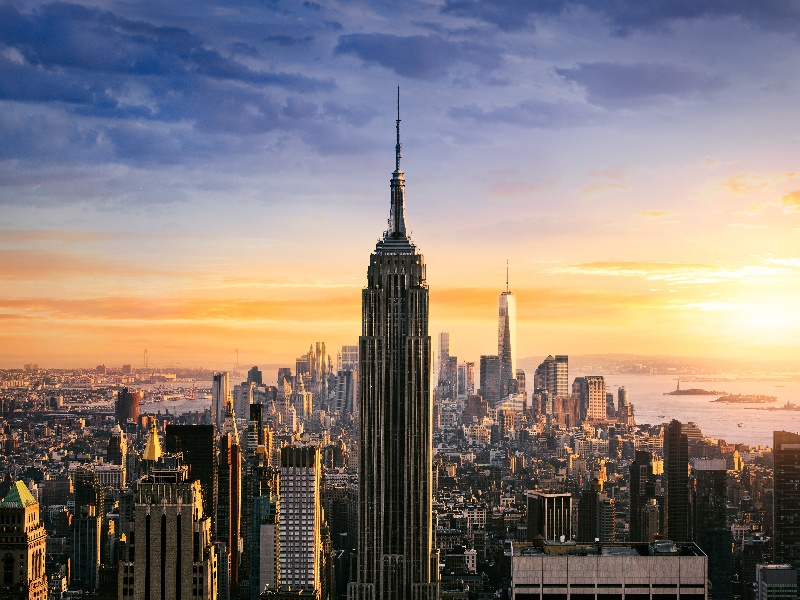
#> input picture Descriptor_Images/images/Empire_state.jpg, 800 x 600 px, found by its file name
$ python sift.py
#> lines starting #> are read from the running program, lines starting #| are printed output that depends on the picture; after the words box and inside, x2 and y2 are one past the last pixel; in counts of white or black regions, pixels touching at a corner belong together
import cv2 as cv

'''Sift detector is a function that detects features and is not affected by the scale
of the image'''

img = cv.imread(r'Descriptor_Images\images\Empire_state.jpg')
#> img is the input picture: shape (600, 800, 3); mean B, G, R 122.1, 125.7, 137.1

# Apply grayscale
gray = cv.cvtColor(img, cv.COLOR_BGR2GRAY)
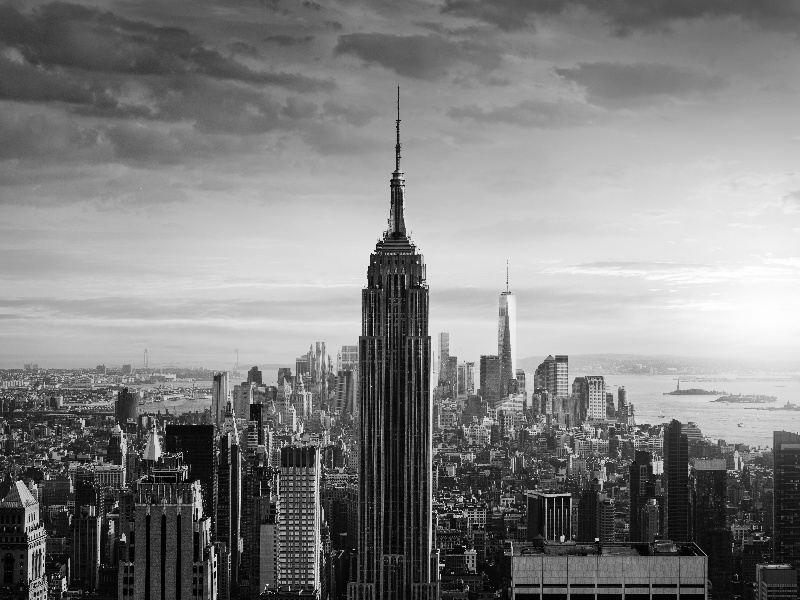
#> gray: shape (600, 800); min 0, max 255, mean 128.7

# Create SIFT detector and compute features and descriptors of the image
sift = cv.SIFT_create()
keypoints, descriptors = sift.detectAndCompute(gray, None)
#> keypoints = 2456 keypoints; strongest (x, y, size): (562, 538, 3.3), (64, 581, 3.3), (375, 253, 1.8), (124, 538, 3.8)

cv.drawKeypoints(img, keypoints, img, (51, 163, 236), cv.DRAW_MATCHES_FLAGS_DRAW_RICH_KEYPOINTS)
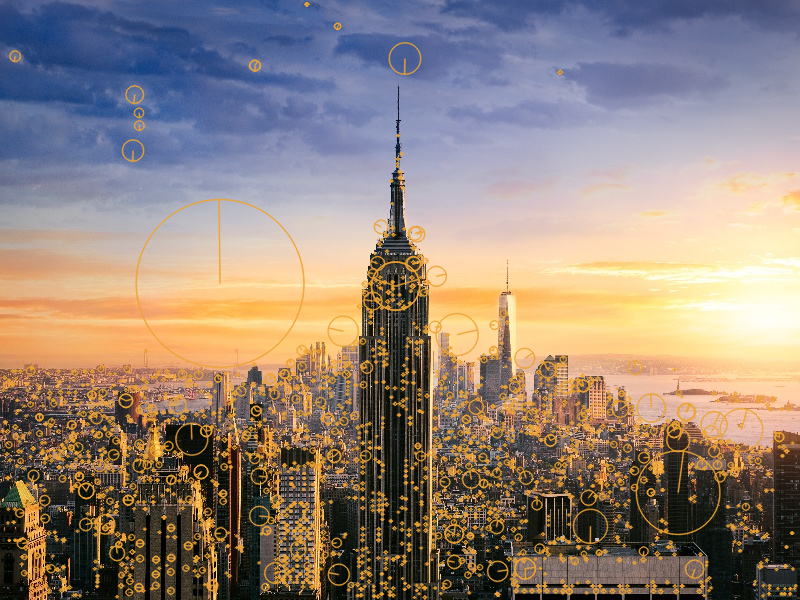
#> img: shape (600, 800, 3); 12.79% of pixels changed, all inside (x1, y1, x2, y2) = (0, 2, 799, 600)

cv.imshow('Sift_keypoints', img)
cv.waitKey()
cv.destroyAllWindows()

$ run again, with Descriptor_Images/images/chess_board.png saved as Descriptor_Images/images/Empire_state.jpg
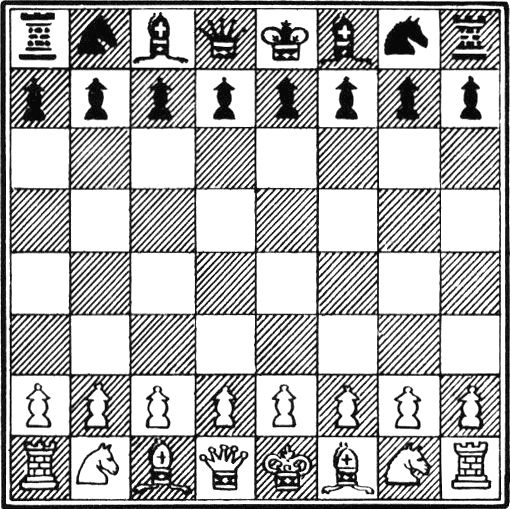
#> input picture Descriptor_Images/images/chess_board.png, 510 x 509 px, found by its file name
#> img is the input picture: shape (509, 510, 3); min 0, max 255, mean 180.5
#> keypoints = 4623 keypoints; strongest (x, y, size): (233, 480, 1.8), (296, 481, 2.2), (160, 49, 2.9), (225, 480, 3.1)
#> `cv.drawKeypoints(img, keypoints, img, (51, 163, 236), cv.DRAW_MATCHES_..`:
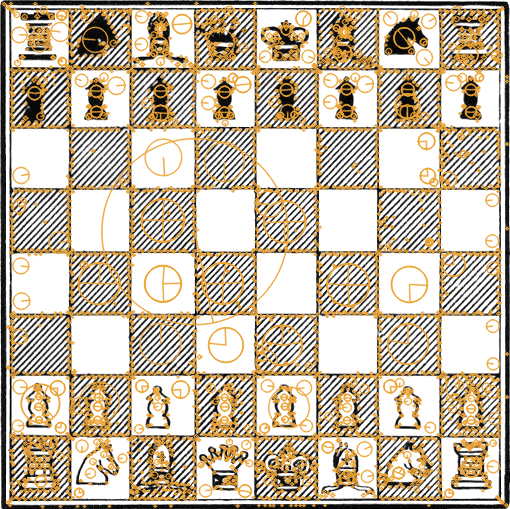
#> img: shape (509, 510, 3); mean B, G, R 163.2, 183.4, 196.5
